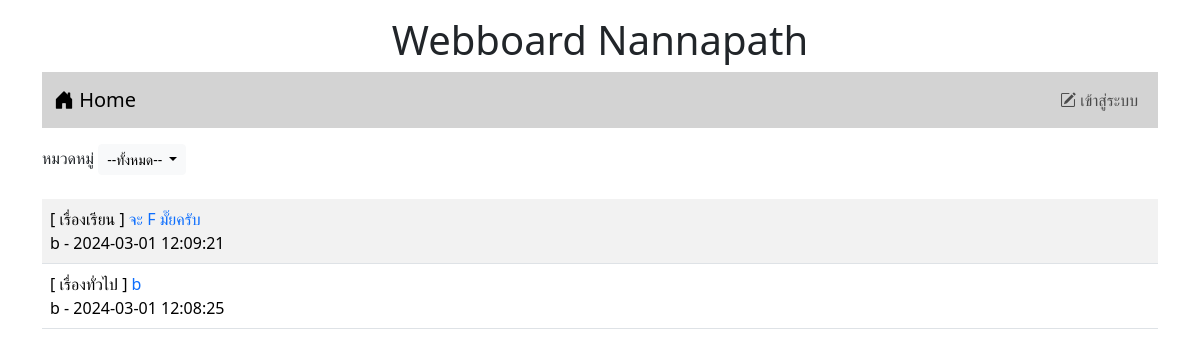
Before: / with the older database file.
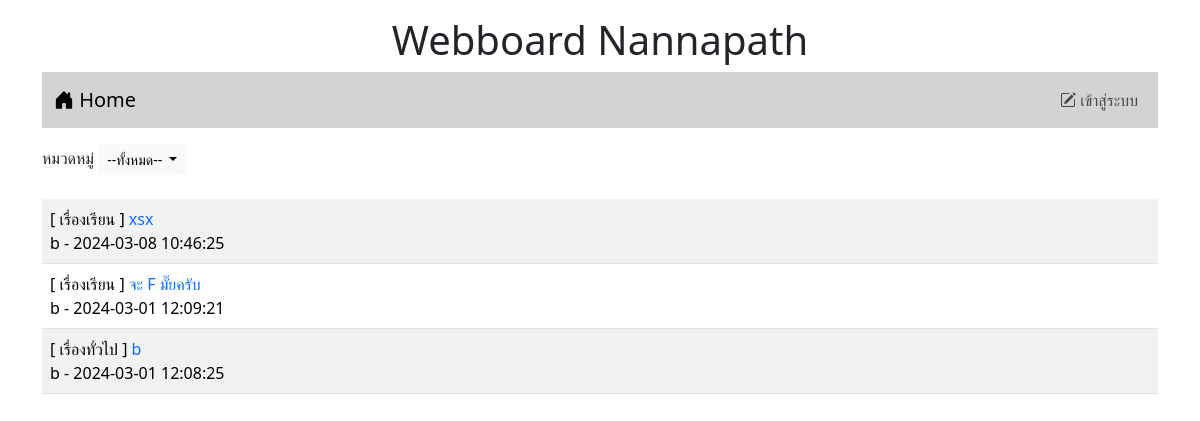
After: the same page with the newer database file.
### tables this page shows
CREATE TABLE `post` (
  `id` int(11) NOT NULL,
  `title` varchar(128) NOT NULL,
  `content` varchar(2048) NOT NULL,
  `post_date` datetime NOT NULL,
  `cat_id` int(11) NOT NULL,
  `user_id` int(11) NOT NULL
);

CREATE TABLE `category` (
  `id` int(11) NOT NULL,
  `name` varchar(32) NOT NULL
);

CREATE TABLE `user` (
  `id` int(11) NOT NULL,
  `login` varchar(32) NOT NULL,
  `password` varchar(64) NOT NULL,
  `name` varchar(64) NOT NULL,
  `gender` char(1) NOT NULL,
  `email` varchar(32) NOT NULL,
  `role` char(1) NOT NULL
);

### index.php (the view, shortened to what this page needs)
<!DOCTYPE html>
<html lang="en">
<head>
    <link href="https://cdn.jsdelivr.net/npm/bootstrap@5.3.2/dist/css/bootstrap.min.css" rel="stylesheet">
    <link rel="stylesheet" href="https://cdn.jsdelivr.net/npm/bootstrap-icons@1.11.3/font/bootstrap-icons.min.css">
</head>
<body>
    <div class="container-lg">
    <h1 style="text-align: center;" class="mt-3">Webboard Nannapath</h1>
    <?php
        include "nav.php"
    ?>
        <div class="mt-3 d-flex justify-content-between">
            <div>
                <label>หมวดหมู่</label>
                <span class="dropdown">
                    <button class="btn btn-light btn-sm dropdown-toggle" type="button" data-bs-toggle="dropdown" aria-expanded="false">
                    --ทั้งหมด--
                    </button>
                </span>
            </div>
        </div>
        <table class="table table-striped mt-4">
            <?php
                $conn=new PDO("mysql:host=localhost;dbname=webboard;charset=utf8","root","");
                $sql="SELECT t3.name,t1.title,t1.id,t2.login,t1.post_date FROM post as t1
                INNER JOIN user as t2 ON (t1.user_id=t2.id)
                INNER JOIN category as t3 ON (t1.cat_id=t3.id) ORDER BY t1.post_date DESC";
                $result=$conn->query($sql);
                while($row=$result->fetch()){
                    echo "<tr><td>[ $row[0] ] <a href=post.php?id=$row[2]
                            style=text-decoration:none > $row[1] </a> <br> $row[3] - $row[4] </td></tr>";
                }
            ?>
        </table>
    </div>
</body>
</html>

### nav.php (shortened to what this page needs)
<nav class="navbar navbar-expand-lg" style="background-color: #d3d3d3;">
        <div class="container-fluid ">
            <a class="navbar-brand" href="index.php"><i class="bi bi-house-door-fill"></i> Home</a>
            <ul class="navbar-nav">
                <?php
                    if(!isset($_SESSION['id'])){
                ?>
                    <li class="nav-item">
                        <a class="nav-link" aria-current="page" href="login.php"><i class="bi bi-pencil-square"></i> เข้าสู่ระบบ</a>
                    </li>
                <?php
                    }
                ?>
            </ul>
        </div>
</nav>

Changed rows visible on the page:
added post: category.name "เรื่องเรียน", title "xsx", user.login "b", post_date "2024-03-08 10:46:25"
